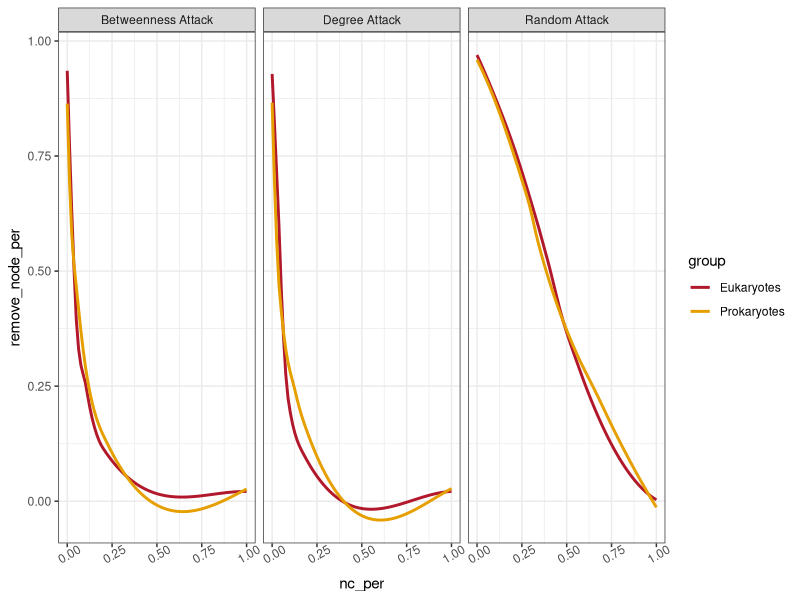

This figure's R source:
#Robustness
##核心计算思路来自yongqi shao老师的文章From surviving to thriving, the assembly processes of microbial communities in stone biodeterioration- A case study of the West Lake UNESCO World Heritage area in China
###针对本项目进行了一些个性化改动
rm(list = ls())


nc <- function(adj_matrix) {
  
  adj_matrix <- as.matrix(adj_matrix)
  adj_matrix[abs(adj_matrix) != 0] <- 1
  

  lambda <- eigen(adj_matrix, only.values = TRUE)$values
  lambda <- sort(lambda, decreasing = TRUE)
  

  lambda_sum <- 0
  N = length(lambda)
  for (i in 1:N) lambda_sum = lambda_sum + exp(lambda[i])
  lambda_average <- log(lambda_sum/N, base = exp(1))
  lambda_average
}




library(igraph)
library(ggplot2)

adj_matrix_16S<-read.table("Whole Network matrix 0.77 RMT_result_16S.txt",header = TRUE,
                           sep = '\t',row.names = 1)
adj_matrix_16S<-as.matrix(adj_matrix_16S)
adj_matrix_ITS<-read.table("Whole Network matrix 0.73 RMT result_ITS.txt",header = TRUE,
                           sep = '\t',row.names = 1)
adj_matrix_ITS<-as.matrix(adj_matrix_ITS)


net_attack<-function(adj_matrix){
  
  g <- graph_from_adjacency_matrix(adj_matrix, mode = 'undirected', diag = FALSE)
  
  order_degree<-order(degree(g),decreasing = T)
  order_betwe<-order(betweenness(g),decreasing = T)
  order_random<-sample(1:dim(adj_matrix)[1],dim(adj_matrix)[1])
  
  
  degree_dist <- table(degree(g))
  degree_num <- as.numeric(names(degree_dist))
  degree_count <- as.numeric(degree_dist)
  names(degree_count) <- degree_num
  degs <- rep(degree_num, degree_count)
  
  adj_matrix_rand1 <- adj_matrix
  adj_matrix_rand2 <- adj_matrix
  adj_matrix_rand3 <- adj_matrix
  
  natural_connectivity_rand1 <- nc(adj_matrix_rand1)
  natural_connectivity_rand2 <- nc(adj_matrix_rand2)
  natural_connectivity_rand3 <- nc(adj_matrix_rand3)
  
  for (i in 1:(dim(adj_matrix)[1]-1)) {
    
   
    adj_matrix_rand1_remove <- adj_matrix_rand1[-order_degree[1:i],-order_degree[1:i]]
    adj_matrix_rand2_remove <- adj_matrix_rand2[-order_betwe[1:i],-order_betwe[1:i]]
    adj_matrix_rand3_remove <- adj_matrix_rand3[-order_random[1:i],-order_random[1:i]]
    
    natural_connectivity_rand1 <- c(natural_connectivity_rand1, nc(adj_matrix_rand1_remove))
    natural_connectivity_rand2 <- c(natural_connectivity_rand2, nc(adj_matrix_rand2_remove))
    natural_connectivity_rand3 <- c(natural_connectivity_rand3, nc(adj_matrix_rand3_remove))
    if(i%%10==0) {print(i)}
  }
  
  dat <- data.frame(remove_node = rep(1:dim(adj_matrix)[1],3),
                    natural_connectivity = c(natural_connectivity_rand1, natural_connectivity_rand2, natural_connectivity_rand3),
                    network = c( rep('Degree Attack', dim(adj_matrix)[1]), rep('Betweenness Attack', dim(adj_matrix)[1]), rep('Random Attack', dim(adj_matrix)[1])))
  

  dat$nc_per<-dat$natural_connectivity/max(dat$natural_connectivity)
  dat$remove_node_per<-dat$remove_node/max(dat$remove_node)
  return(dat)
  
}




Robustness_16S<-net_attack(adj_matrix_16S)
Robustness_ITS<-net_attack(adj_matrix_ITS)


Robustness_16S$group<-c("Prokaryotes")
Robustness_ITS$group<-c("Eukaryotes")

Robustness<-rbind(Robustness_16S,Robustness_ITS)


library(ggplot2)
#plot
ggplot(Robustness, aes(nc_per, remove_node_per, color = group)) +
  geom_smooth(se = FALSE) +
  facet_wrap(~network, ncol = 3)+
  theme_bw()+
  scale_color_manual(values = c("#B2182B","#E69F00"))+
  theme(axis.text.x = element_text(angle = 30))
  
  #save image 6*8 inches


